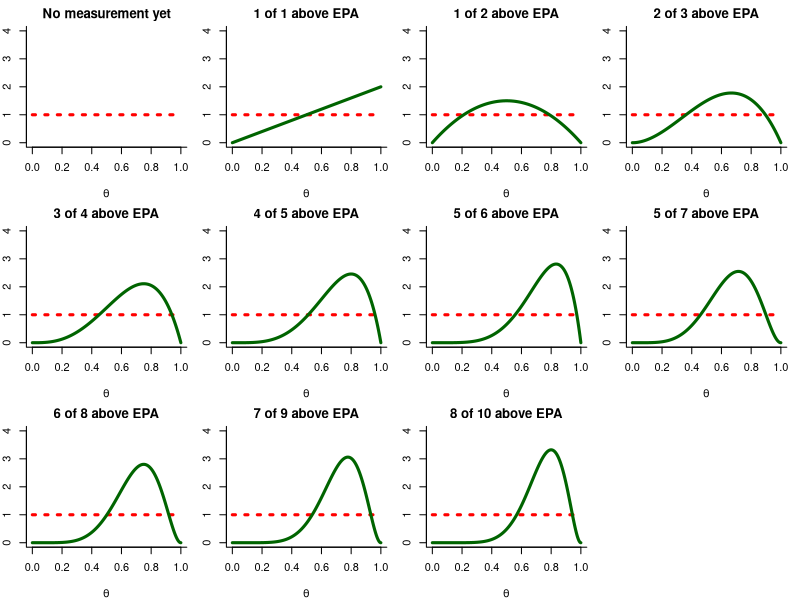
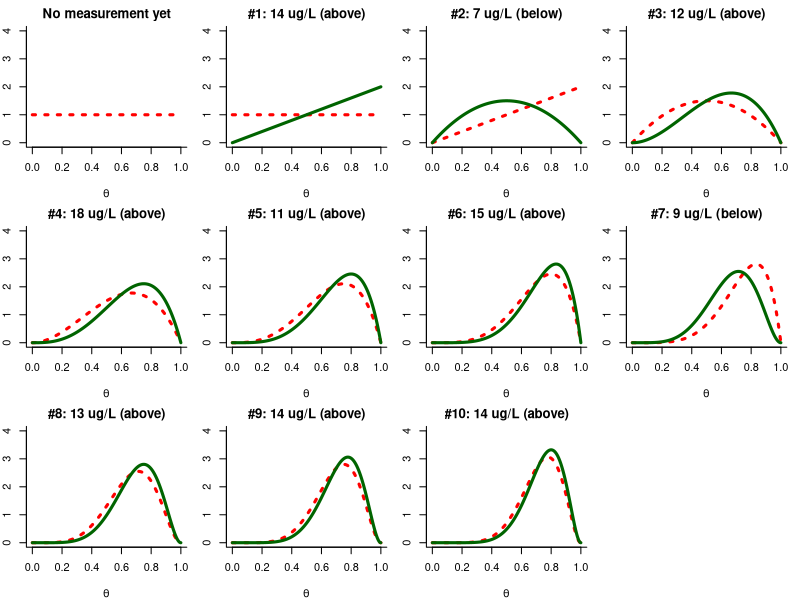

Generate these figures, in order, with R:
# Bayesian updating: arsenic in one well, measured 10 times
# theta = probability that a measurement exceeds the EPA limit

epa  <- 10                                          # EPA limit, µg/L
conc <- c(14, 7, 12, 18, 11, 15, 9, 13, 14, 14)     # 10 measurements (illustrative)
above <- as.integer(conc > epa)                     # 1 = above EPA, 0 = below
above                                               # 1 0 1 1 1 1 0 1 1 1

# function: prior (red, dotted) and posterior (green)

plot_update <- function(a, b, x, n, title = "") {
  theta <- seq(0, 1, 0.001)
  plot(theta, dbeta(theta, a, b), type = "l", lty = 3, lwd = 3, col = "red",
       ylim = c(0, 4), bty = "l", xlab = expression(theta), ylab = "",
       main = title)                                            # prior
  if (n > 0)                                                    # no data, no posterior
    lines(theta, dbeta(theta, a + x, b + n - x), lwd = 3, col = "darkgreen")
}

# 1. Flat prior, all measurements so far

par(mfrow = c(3, 4), mar = c(4, 2, 2, 1))

for (i in 0:10) {
  x <- sum(above[seq_len(i)])                       # exceedances so far (0 when i = 0)
  plot_update(1, 1, x, i,
              title = ifelse(i == 0, "No measurement yet",
                             paste(x, "of", i, "above EPA")))
}

# 2. Yesterday's posterior is today's prior

par(mfrow = c(3, 4), mar = c(4, 2, 2, 1))

a <- 1; b <- 1                                      # flat start
plot_update(a, b, 0, 0, title = "No measurement yet")   # prior only

for (i in 1:10) {
  plot_update(a, b, above[i], 1,
              title = paste0("#", i, ": ", conc[i], " ug/L",
                             ifelse(above[i] == 1, " (above)", " (below)")))
  a <- a + above[i]                                 # posterior ...
  b <- b + 1 - above[i]                             # ... becomes next prior
}

c(a, b)                                             # Beta(9, 3), same as part 1

# 3. Reading the posterior

a / (a + b)                                         # posterior mean
qbeta(c(0.025, 0.975), a, b)                        # 95% credible interval
1 - pbeta(0.5, a, b)                                # P(theta > 0.5): above EPA more often than not

# Try: start from Beta(1, 4) (regulator expects few exceedances)
